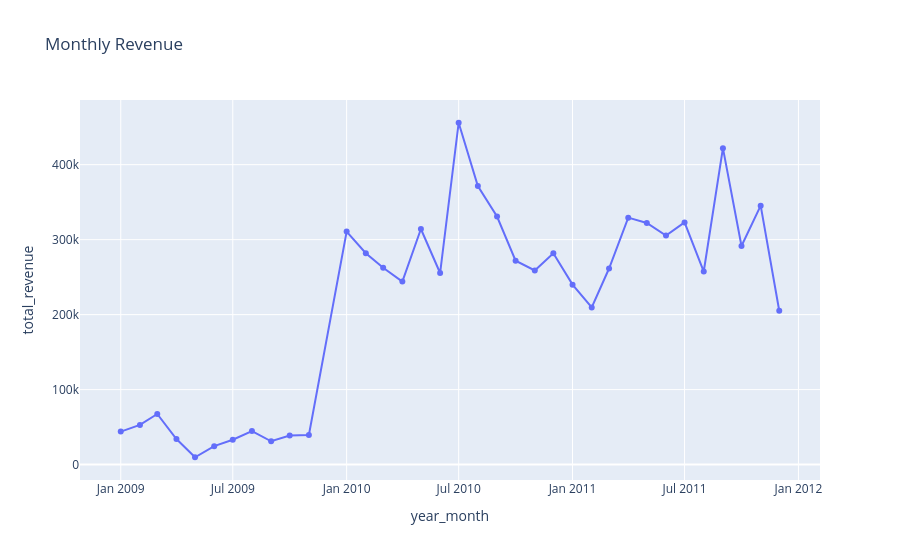

The code cell stored with this chart in its notebook:
### Code cell
fig = px.line(monthly_revenue, x="year_month", y="total_revenue", title="Monthly Revenue", markers=True)
fig.show()
fig.write_html("../outputs/figures/monthly_revenue.html")

### Figure 1 — Plotly figure (JSON) as saved in the notebook; plotly's stock layout.template omitted (floating-point values rounded to 4 significant figures)
{"data": [{"hovertemplate": "year_month=%{x}<br>total_revenue=%{y}<extra></extra>", "legendgroup": "", "line": {"color": "#636efa", "dash": "solid"}, "marker": {"symbol": "circle"}, "mode": "lines+markers", "name": "", "orientation": "v", "showlegend": false, "type": "scatter", "x": ["2009-01", "2009-02", "2009-03", "2009-04", "2009-05", "2009-06", "2009-07", "2009-08", "2009-09", "2009-10", "2009-11", "2010-01", "2010-02", "2010-03", "2010-04", "2010-05", "2010-06", "2010-07", "2010-08", "2010-09", "2010-10", "2010-11", "2010-12", "2011-01", "2011-02", "2011-03", "2011-04", "2011-05", "2011-06", "2011-07", "2011-08", "2011-09", "2011-10", "2011-11", "2011-12"], "xaxis": "x", "y": [44050.0, 52940.0, 67480.0, 34060.0, 9803.0, 24580.0, 33170.0, 44800.0, 31110.0, 38810.0, 39420.0, 310800.0, 281900.0, 262600.0, 244000.0, 314200.0, 255500.0, 455900.0, 371500.0, 330800.0, 272000.0, 258800.0, 281900.0, 240000.0, 209500.0, 261500.0, 329300.0, 322300.0, 305500.0, 323000.0, 257500.0, 422000.0, 291500.0, 345300.0, 205200.0], "yaxis": "y"}], "layout": {"legend": {"tracegroupgap": 0}, "title": {"text": "Monthly Revenue"}, "xaxis": {"anchor": "y", "domain": [0, 1], "title": {"text": "year_month"}}, "yaxis": {"anchor": "x", "domain": [0, 1], "title": {"text": "total_revenue"}}}}
